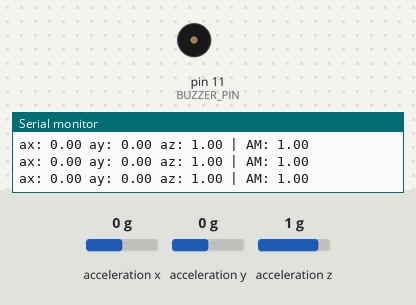
A sketch run on a simulated Arduino Uno, built with avr-gcc and run on an emulated ATmega328P. Parts: buzzer (waves = sounding, pin HIGH), the last lines printed to the serial monitor. Wiring (inferred from the names in the program): MPU-6050 motion sensor at I2C address 0x68. The inputs (shaded band) are chosen by the test bench; at power-on: acceleration z 1 g, acceleration x 0 g, acceleration y 0 g.

Above: at 1.2 s.
1.3 s: acceleration z set to 0.8 g
2.8 s: acceleration z set to 0.5 g
At 3.8 s:
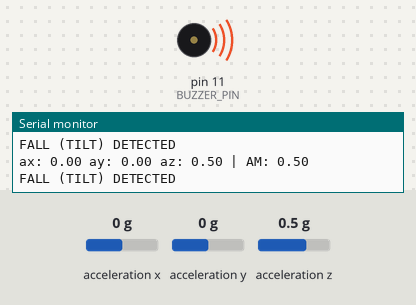
4.3 s: acceleration z set to -0.5 g
5.8 s: acceleration z set to -0.8 g
At 6.4 s:
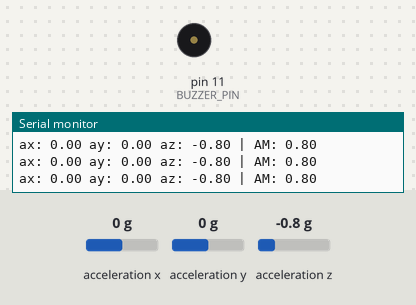
7.3 s: acceleration z set to 0 g
At 8.1 s:
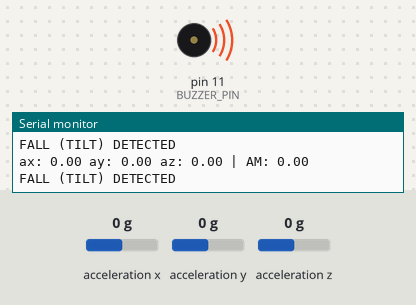
Timing chart, 0 to 9.8 s (numbered marks = the images above; inputs shaded):
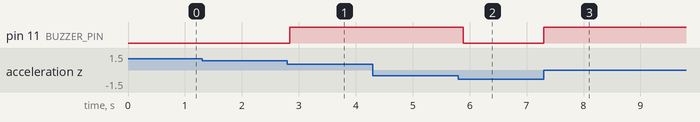

The sketch:

fall_detection.ino
```cpp
#include <Wire.h>

const int MPU_ADDR = 0x68;
const int BUZZER_PIN = 11;

int16_t AcX, AcY, AcZ;
float ax, ay, az;

void setup() {
  Wire.begin();
  Serial.begin(9600);

  pinMode(BUZZER_PIN, OUTPUT);
  digitalWrite(BUZZER_PIN, LOW);

  // Wake up the MPU6050
  Wire.beginTransmission(MPU_ADDR);
  Wire.write(0x6B);
  Wire.write(0);
  Wire.endTransmission(true);

  Serial.println("Tilt-Based Fall Detection Ready");
}

void loop() {
  readAccel();

  // Calculate acceleration magnitude
  float AM = sqrt(ax * ax + ay * ay + az * az);

  Serial.print("ax: ");
  Serial.print(ax);
  Serial.print(" ay: ");
  Serial.print(ay);
  Serial.print(" az: ");
  Serial.print(az);
  Serial.print(" | AM: ");
  Serial.println(AM);

  /*
    Tilt-based fall detection:
    When the absolute value of az falls below 0.6 g,
    the system considers the sensor to be significantly tilted
    and activates the buzzer.
  */

  if (abs(az) < 0.6) {
    digitalWrite(BUZZER_PIN, HIGH);
    Serial.println("FALL (TILT) DETECTED");
  } else {
    digitalWrite(BUZZER_PIN, LOW);
  }

  delay(200);
}

void readAccel() {
  Wire.beginTransmission(MPU_ADDR);
  Wire.write(0x3B);
  Wire.endTransmission(false);

  Wire.requestFrom(MPU_ADDR, 6, true);

  AcX = Wire.read() << 8 | Wire.read();
  AcY = Wire.read() << 8 | Wire.read();
  AcZ = Wire.read() << 8 | Wire.read();

  // Convert raw accelerometer values to g
  ax = AcX / 16384.0;
  ay = AcY / 16384.0;
  az = AcZ / 16384.0;
}
```

Measured:
- the behaviour switches between 0.7 and 0.6 g on acceleration z (found by bisection; images 0 and 1)
- the behaviour switches between -0.6 and -0.7 g on acceleration z (found by bisection; images 1 and 2)
- after the input at 2.8 s, pin 11 (BUZZER_PIN): LOW → HIGH at once
- after the input at 5.8 s, pin 11 (BUZZER_PIN): HIGH → LOW after 0.09 s
- after the input at 7.3 s, pin 11 (BUZZER_PIN): LOW → HIGH at once
